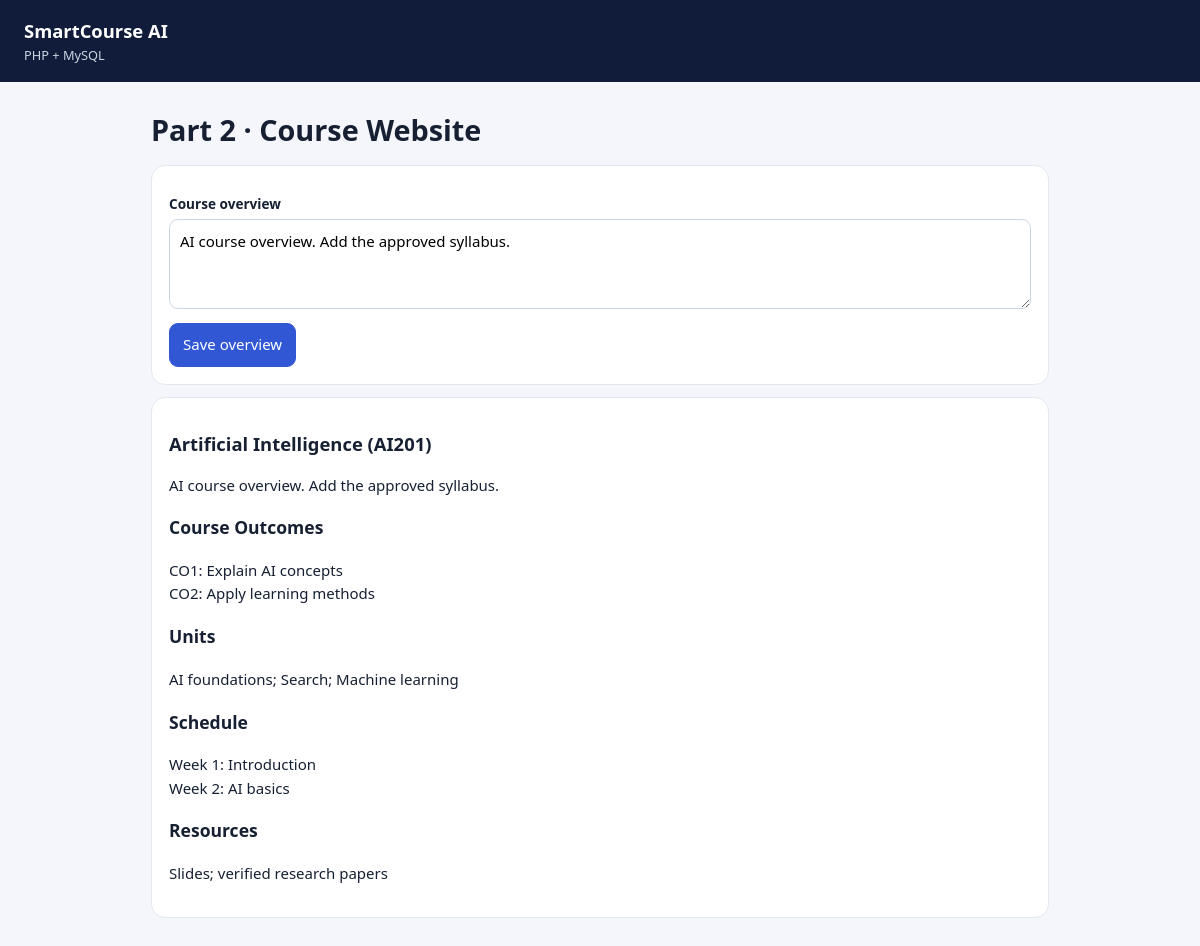
/website.php?subject_id=2, run on the app's committed database.
### tables this page shows
CREATE TABLE IF NOT EXISTS subjects (
  id INT AUTO_INCREMENT PRIMARY KEY,
  name VARCHAR(160) NOT NULL,
  code VARCHAR(40) NOT NULL UNIQUE,
  department VARCHAR(120) DEFAULT 'General',
  semester VARCHAR(80) DEFAULT 'Semester 1',
  outcomes TEXT,
  units TEXT,
  course_calendar TEXT,
  resources TEXT,
  website_overview TEXT,
  responsible_ai_policy TEXT,
  created_at TIMESTAMP DEFAULT CURRENT_TIMESTAMP
);

### website.php (the view, shortened to what this page needs)
<?php
require __DIR__.'/config.php';function e($v){return htmlspecialchars((string)$v,ENT_QUOTES,'UTF-8');}
$id=filter_input(INPUT_GET,'subject_id',FILTER_VALIDATE_INT)?:1;$stmt=$pdo->prepare("SELECT * FROM subjects WHERE id=?");$stmt->execute([$id]);$s=$stmt->fetch();if(!$s)exit('Subject not found.');
?><!doctype html><html><head><meta charset="utf-8"><meta name="viewport" content="width=device-width,initial-scale=1"><title>Course website</title><link rel="stylesheet" href="style.css"></head><body><header><a class="brand" href="index.php?subject_id=<?=$id?>">SmartCourse AI <small>PHP + MySQL</small></a></header><main class="standalone"><h1>Part 2 · Course Website</h1><?php if(isset($_GET['saved']))echo '<div class="notice">Saved.</div>';?><form method="post" class="card"><label>Course overview</label><textarea name="website_overview"><?=e($s['website_overview'])?></textarea><button class="primary">Save overview</button></form><article class="card"><h2><?=e($s['name'])?> (<?=e($s['code'])?>)</h2><p><?=nl2br(e($s['website_overview']))?></p><h3>Course Outcomes</h3><p><?=nl2br(e($s['outcomes']))?></p><h3>Units</h3><p><?=nl2br(e($s['units']))?></p><h3>Schedule</h3><p><?=nl2br(e($s['course_calendar']))?></p><h3>Resources</h3><p><?=nl2br(e($s['resources']))?></p></article></main></body></html>

### style.css (style rules this page uses)
* { box-sizing:border-box }
:root { --bg:#f4f6fb;--ink:#172033;--muted:#64748b;--line:#e2e8f0;--brand:#3157d5;--soft:#e9eeff }
body { margin:0;background:var(--bg);color:var(--ink);font:15px/1.55 system-ui,-apple-system,Segoe UI,Roboto,sans-serif }
header { background:#111c3a;color:white;padding:17px 24px;display:flex;align-items:center;justify-content:space-between;gap:16px;flex-wrap:wrap }
.brand { font-size:1.15rem;font-weight:800;color:#fff;text-decoration:none }
.brand small { display:block;color:#cbd5e1;font-weight:400;font-size:.8rem }
select,input,textarea { font:inherit;padding:10px;border:1px solid #cbd5e1;border-radius:9px;width:100%;background:white }
main { padding:26px;max-width:1450px;width:100%;margin:auto }
.standalone { max-width:950px }
h1 { font-size:1.8rem;margin:0 0 10px }
h2 { font-size:1.15rem }
.stats section,.card { background:white;border:1px solid var(--line);border-radius:14px;padding:17px;margin:12px 0 }
label { display:block;font-weight:700;font-size:.85rem;margin:10px 0 5px }
textarea { min-height:90px }
button,.button { display:inline-block;cursor:pointer;font:inherit;text-decoration:none;border:1px solid var(--line);border-radius:9px;background:white;color:var(--ink);padding:9px 13px;margin:8px 6px 0 0 }
.primary { background:var(--brand)!important;color:#fff!important;border-color:var(--brand)!important }

### data on the page
subjects: website_overview "AI course overview. Add the approved syllabus.", name "Artificial Intelligence", code "AI201", outcomes "CO1: Explain AI concepts CO2: Apply learning methods", units "AI foundations; Search; Machine learning", course_calendar "Week 1: Introduction Week 2: AI basics", resources "Slides; verified research papers"
